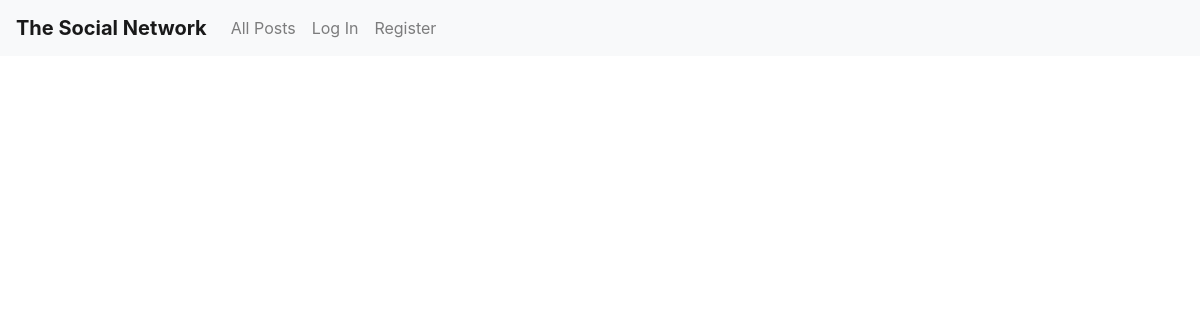
The app's page /, older data.
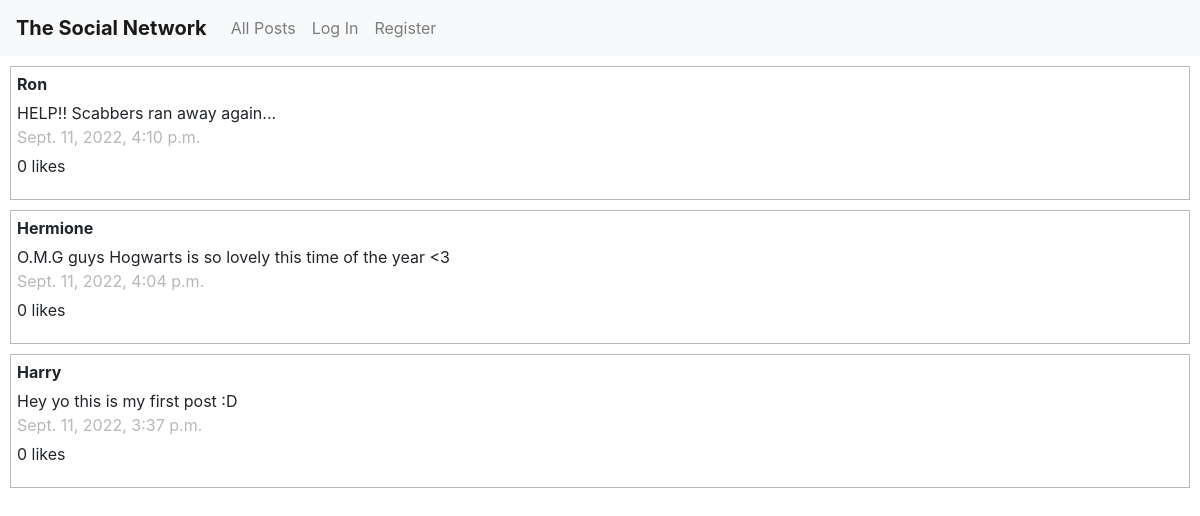
The same page, newer data.
### network/models.py (models this page shows, shortened)
class Post(models.Model):
    author = models.ForeignKey(User, blank=False, on_delete=models.CASCADE, related_name="posts")
    content = models.CharField(max_length=280, blank=False)
    timestamp = models.DateTimeField(auto_now_add = True)
    likes = models.IntegerField(default = "0")

class User(AbstractUser):
    pass

### network/views.py (the view)
# urls.py: path("", views.index, name="index"),
def index(request):
    all_posts = Post.objects.all().order_by('-timestamp')
    paginator = Paginator(all_posts,10)
    try:
        posts = paginator.get_page(request.GET.get('page'))
    except:
        posts = paginator.page(1)
    return render(request, "network/index.html", {
        "posts": posts,
        "paginator": paginator
    })

### network/templates/network/index.html (shortened to what this page needs)
{% extends "network/layout.html" %}
{% block body %}
        {% for post in posts %}
            <div style="border: 1px solid #b9b9b9; margin-left: 10px; margin-right: 10px; margin-top: 10px;">
                <div class="row" style="margin: 5px;">
                    <div>
                        <ul style="list-style:none; padding-left: 1px;">
                            <li> <b>{{ post.author }}</b></li>
                            <li style="margin-top: 5px;"> {{ post.content }} </li>
                            <li style="color: rgb(183, 183, 183)"> {{ post.timestamp }} </li>
                            <li style="margin-top: 5px;"> {{ post.likes }} likes</li>
                        </ul>
                    </div>
                </div>
            </div>
        {% endfor %}
{% endblock %}

### network/templates/network/layout.html (shortened to what this page needs)
{% load static %}
<!DOCTYPE html>
<html lang="en">
    <head>
        <link rel="stylesheet" href="https://stackpath.bootstrapcdn.com/bootstrap/4.4.1/css/bootstrap.min.css">
        <link href="{% static 'network/styles.css' %}" rel="stylesheet">
    </head>
    <body>
        <nav class="navbar navbar-expand-lg navbar-light bg-light">
            <a class="navbar-brand" href="#"><b>The Social Network</b></a>
            <div>
              <ul class="navbar-nav mr-auto">
                <li class="nav-item">
                  <a class="nav-link" href="{% url 'index' %}">All Posts</a>
                </li>
                {% if user.is_authenticated %}
                    <li class="nav-item">
                        <a class="nav-link" href="#">Following</a>
                    </li>
                    <li class="nav-item">
                        <a class="nav-link" href="{% url 'logout' %}">Log Out</a>
                    </li>
                {% else %}
                    <li class="nav-item">
                        <a class="nav-link" href="{% url 'login' %}">Log In</a>
                    </li>
                    <li class="nav-item">
                        <a class="nav-link" href="{% url 'register' %}">Register</a>
                    </li>
                {% endif %}
              </ul>
            </div>
          </nav>
        <div class="body">
            {% block body %}
            {% endblock %}
        </div>
    </body>
</html>

Row changes from the older to the newer data that the page shows:
added Post: author "Ron", content "HELP!! Scabbers ran away again...", timestamp "Sept. 11, 2022, 4:10 p.m.", likes "0"
added Post: author "Hermione", content "O.M.G guys Hogwarts is so lovely this time of the year <3", timestamp "Sept. 11, 2022, 4:04 p.m.", likes "0"
added Post: author "Harry", content "Hey yo this is my first post :D", timestamp "Sept. 11, 2022, 3:37 p.m.", likes "0"
